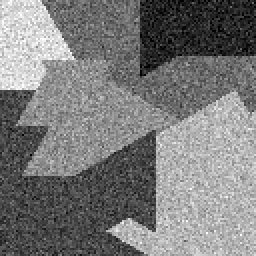
%> input picture 2A/TraitementImages/TP1/Images/image.bmp, 128 x 128 px (shown 2 times larger)
$ octave exercice_1_bis.m   (GNU Octave 9; MATLAB toolbox functions it lacks are replaced by stand-ins)
%> lines starting %> are read from the running program, lines starting %| are printed output that depends on the picture
### 2A/TraitementImages/TP1/voisins.m
%% voisins
%   Calcule la liste des indices des voisins des points dans une matrice.
%
%   Les matrices d'indices, à trois dimmension, sont comblées par les
%   indices des points courants.

function [v_i, v_j] = voisins(nb, nb_lignes, nb_colonnes)
    v_i = zeros(nb_lignes, nb_colonnes, nb);
    v_j = zeros(nb_lignes, nb_colonnes, nb);

    for i = 1:nb_lignes
        for j = 1:nb_colonnes
            % ajout des voisins tangents
            if i ~= 1
                v_i(i, j, 1) = i-1;
                v_j(i, j, 1) = j;
            else
                v_i(i, j, 1) = i;
                v_j(i, j, 1) = j;
            end
            if i ~= nb_lignes
                v_i(i, j, 2) = i+1;
                v_j(i, j, 2) = j;
            else
                v_i(i, j, 2) = i;
                v_j(i, j, 2) = j;
            end
            if j ~= 1
                v_i(i, j, 3) = i;
                v_j(i, j, 3) = j-1;
            else
                v_i(i, j, 3) = i;
                v_j(i, j, 3) = j;
            end
            if j ~= nb_colonnes
                v_i(i, j, 4) = i;
                v_j(i, j, 4) = j+1;
            else
                v_i(i, j, 4) = i;
                v_j(i, j, 4) = j;
            end
            % ajout des voisins diagonaux (Potts 8)
            if nb == 8
                if i ~= 1 && j ~= 1
                    v_i(i, j, 5) = i-1;
                    v_j(i, j, 5) = j-1;
                else
                    v_i(i, j, 5) = i;
                    v_j(i, j, 5) = j;
                end
                if i ~= 1 && j ~= nb_colonnes
                    v_i(i, j, 6) = i-1;
                    v_j(i, j, 6) = j+1;
                else
                    v_i(i, j, 6) = i;
                    v_j(i, j, 6) = j;
                end
                if i ~= nb_lignes && j ~= 1
                    v_i(i, j, 7) = i+1;
                    v_j(i, j, 7) = j-1;
                else
                    v_i(i, j, 7) = i;
                    v_j(i, j, 7) = j;
                end
                if i ~= nb_lignes && j ~= nb_colonnes
                    v_i(i, j, 8) = i+1;
                    v_j(i, j, 8) = j+1;
                else
                    v_i(i, j, 8) = i;
                    v_j(i, j, 8) = j;
                end
            end
        end
    end
end

### 2A/TraitementImages/TP1/exercice_1_bis.m
clear;
close all;
taille_ecran = get(0,'ScreenSize');
L = taille_ecran(3);
H = taille_ecran(4);

couleurs = [0 0.1250 1.0 ; 0.1750 1.0 0.2250 ; 1.0 1.0 0 ; 1.0 0.3750 0 ; 0.85 0 0 ; 0.5 0 0.3 ; 0.5 0.5 0.1];

% Parametres de la methode de segmentation :
T_0 = 1;
q_max = 250;
alpha = 0.99;
beta = 1;
intervalle_entre_affichages = 10;
temps_affichage = 0.01;
nb_voisins = 8;

% Lecture et affichage de l'image d'origine :
I = imread('Images/image.bmp');
%> I is the input picture: size 128x128 uint8; min 0, max 255, mean 122.7
I = double(I);
%> I: size 128x128 double
[nb_lignes,nb_colonnes] = size(I);
%> nb_lignes = 128; nb_colonnes = 128
figure('Name','Image a segmenter','Position',[0,0,0.33*L,0.3*L]);
imagesc(I);
axis equal;
axis off;
colormap gray;
pause(1);

% Parametres des classes de pixels :
moyennes_ecarts_types = [ 36.0 20.0 ; 72.0 20.0 ; 108.0 20.0 ; 144.0 20.0 ; 180.0 20.0 ; 216.0 20.0 ];
N = size(moyennes_ecarts_types,1);

% Initialisation aleatoire des classes :
k = zeros(nb_lignes,nb_colonnes);
for i = 1:nb_lignes
    for j = 1:nb_colonnes
        k(i,j) = ceil(rand*N);
    end
end
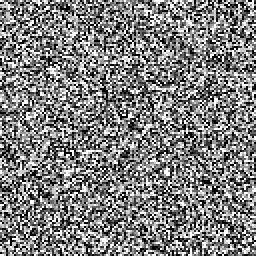
%> k: size 128x128 double (shown 2 times larger); min 1, max 6, mean 3.5; drawn with min black and max white

% Affichage des classes :
couleurs_classes = zeros(nb_lignes,nb_colonnes,3);
for i = 1:nb_lignes
    for j = 1:nb_colonnes
        couleurs_classes(i,j,:) = couleurs(k(i,j),:);
    end
end
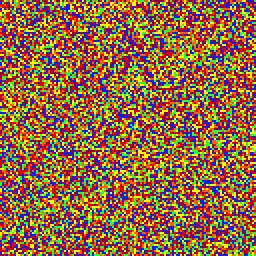
%> couleurs_classes: size 128x128x3 double (shown 2 times larger); mean R, G, B 0.587, 0.415, 0.254
f = figure('Name',['Segmentation en ' num2str(N) ' regions'],'Position',[0.33*L,0,0.33*L,0.3*L]);
imagesc(couleurs_classes);
axis equal;
axis off;
pause(temps_affichage);

% Boucle du recuit simule :
T = T_0;
[v_i, v_j] = voisins(nb_voisins, nb_lignes, nb_colonnes); % Pré-calcul des indices voisins
%> (the run ends here)
